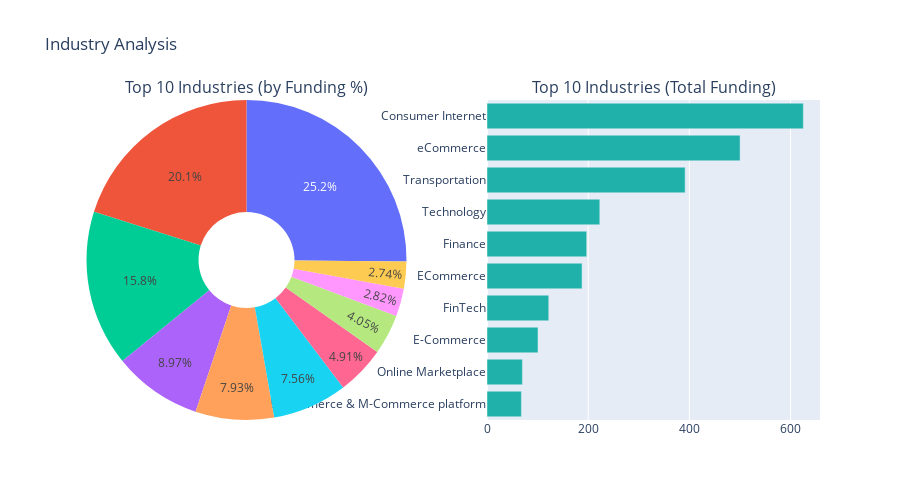

This figure's notebook cell:
### Code cell
# Visualization: Industry pie chart (top 10) and bar chart
fig = make_subplots(
    rows=1, cols=2,
    specs=[[{"type": "pie"}, {"type": "bar"}]],
    subplot_titles=('Top 10 Industries (by Funding %)', 'Top 10 Industries (Total Funding)')
)

# Pie chart
top10_industries = industry_stats.head(10)
fig.add_trace(
    go.Pie(labels=top10_industries.index, values=top10_industries['Total_Funding_Cr'],
           hole=0.3),
    row=1, col=1
)

# Bar chart
fig.add_trace(
    go.Bar(x=top10_industries['Total_Funding_Cr'], y=top10_industries.index,
           orientation='h', marker_color='lightseagreen'),
    row=1, col=2
)

fig.update_layout(height=500, showlegend=False, title_text="Industry Analysis")
fig.update_yaxes(autorange="reversed", row=1, col=2)
fig.write_html('../visuals/eda/industry_analysis.html')
fig.show()

### Figure 1 — Plotly figure (JSON) as saved in the notebook; plotly's stock layout.template omitted (floating-point values rounded to 4 significant figures)
{"data": [{"domain": {"x": [0, 0.45], "y": [0, 1]}, "hole": 0.3, "labels": ["Consumer Internet", "eCommerce", "Transportation", "Technology", "Finance", "ECommerce", "FinTech", "E-Commerce", "Online Marketplace", "E-Commerce & M-Commerce platform"], "type": "pie", "values": [625.3, 500.2, 391.7, 223.0, 197.1, 187.9, 122.1, 100.8, 70.01, 68.0]}, {"marker": {"color": "lightseagreen"}, "orientation": "h", "type": "bar", "x": [625.3, 500.2, 391.7, 223.0, 197.1, 187.9, 122.1, 100.8, 70.01, 68.0], "xaxis": "x", "y": ["Consumer Internet", "eCommerce", "Transportation", "Technology", "Finance", "ECommerce", "FinTech", "E-Commerce", "Online Marketplace", "E-Commerce & M-Commerce platform"], "yaxis": "y"}], "layout": {"annotations": [{"font": {"size": 16}, "showarrow": false, "text": "Top 10 Industries (by Funding %)", "x": 0.225, "xanchor": "center", "xref": "paper", "y": 1, "yanchor": "bottom", "yref": "paper"}, {"font": {"size": 16}, "showarrow": false, "text": "Top 10 Industries (Total Funding)", "x": 0.775, "xanchor": "center", "xref": "paper", "y": 1, "yanchor": "bottom", "yref": "paper"}], "height": 500, "showlegend": false, "title": {"text": "Industry Analysis"}, "xaxis": {"anchor": "y", "domain": [0.55, 1]}, "yaxis": {"anchor": "x", "autorange": "reversed", "domain": [0, 1]}}}
